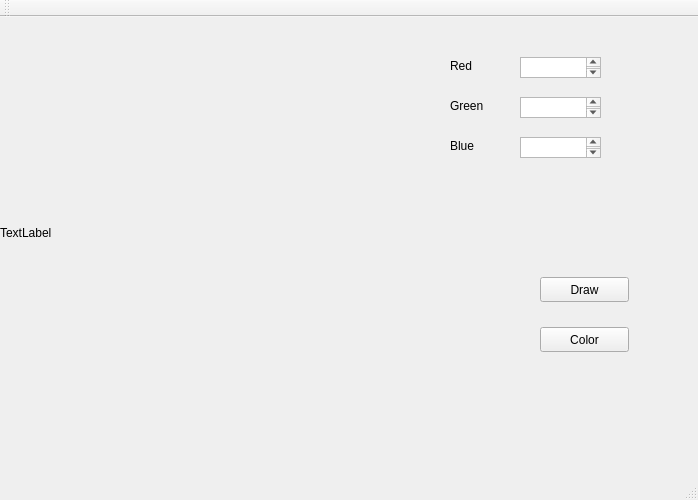
<?xml version="1.0" encoding="UTF-8"?>
<ui version="4.0">
 <class>MainWindow</class>
 <widget class="QMainWindow" name="MainWindow">
  <property name="geometry">
   <rect>
    <x>0</x>
    <y>0</y>
    <width>698</width>
    <height>500</height>
   </rect>
  </property>
  <property name="windowTitle">
   <string>MainWindow</string>
  </property>
  <widget class="QWidget" name="centralWidget">
   <widget class="QPushButton" name="pushButton">
    <property name="geometry">
     <rect>
      <x>540</x>
      <y>260</y>
      <width>89</width>
      <height>25</height>
     </rect>
    </property>
    <property name="text">
     <string>Draw</string>
    </property>
   </widget>
   <widget class="QLabel" name="label">
    <property name="geometry">
     <rect>
      <x>0</x>
      <y>0</y>
      <width>451</width>
      <height>431</height>
     </rect>
    </property>
    <property name="text">
     <string>TextLabel</string>
    </property>
   </widget>
   <widget class="QLabel" name="label_2">
    <property name="geometry">
     <rect>
      <x>450</x>
      <y>40</y>
      <width>67</width>
      <height>17</height>
     </rect>
    </property>
    <property name="text">
     <string>Red</string>
    </property>
   </widget>
   <widget class="QLabel" name="label_3">
    <property name="geometry">
     <rect>
      <x>450</x>
      <y>80</y>
      <width>67</width>
      <height>17</height>
     </rect>
    </property>
    <property name="text">
     <string>Green</string>
    </property>
   </widget>
   <widget class="QLabel" name="label_4">
    <property name="geometry">
     <rect>
      <x>450</x>
      <y>120</y>
      <width>67</width>
      <height>17</height>
     </rect>
    </property>
    <property name="text">
     <string>Blue</string>
    </property>
   </widget>
   <widget class="QTextEdit" name="textEdit">
    <property name="geometry">
     <rect>
      <x>520</x>
      <y>40</y>
      <width>81</width>
      <height>21</height>
     </rect>
    </property>
   </widget>
   <widget class="QTextEdit" name="textEdit_2">
    <property name="geometry">
     <rect>
      <x>520</x>
      <y>80</y>
      <width>81</width>
      <height>21</height>
     </rect>
    </property>
   </widget>
   <widget class="QTextEdit" name="textEdit_3">
    <property name="geometry">
     <rect>
      <x>520</x>
      <y>120</y>
      <width>81</width>
      <height>21</height>
     </rect>
    </property>
   </widget>
   <widget class="QPushButton" name="pushButton_2">
    <property name="geometry">
     <rect>
      <x>540</x>
      <y>310</y>
      <width>89</width>
      <height>25</height>
     </rect>
    </property>
    <property name="text">
     <string>Color</string>
    </property>
   </widget>
  </widget>
  <widget class="QMenuBar" name="menuBar">
   <property name="geometry">
    <rect>
     <x>0</x>
     <y>0</y>
     <width>698</width>
     <height>22</height>
    </rect>
   </property>
  </widget>
  <widget class="QToolBar" name="mainToolBar">
   <attribute name="toolBarArea">
    <enum>TopToolBarArea</enum>
   </attribute>
   <attribute name="toolBarBreak">
    <bool>false</bool>
   </attribute>
  </widget>
  <widget class="QStatusBar" name="statusBar"/>
 </widget>
 <layoutdefault spacing="6" margin="11"/>
 <resources/>
 <connections/>
</ui>
